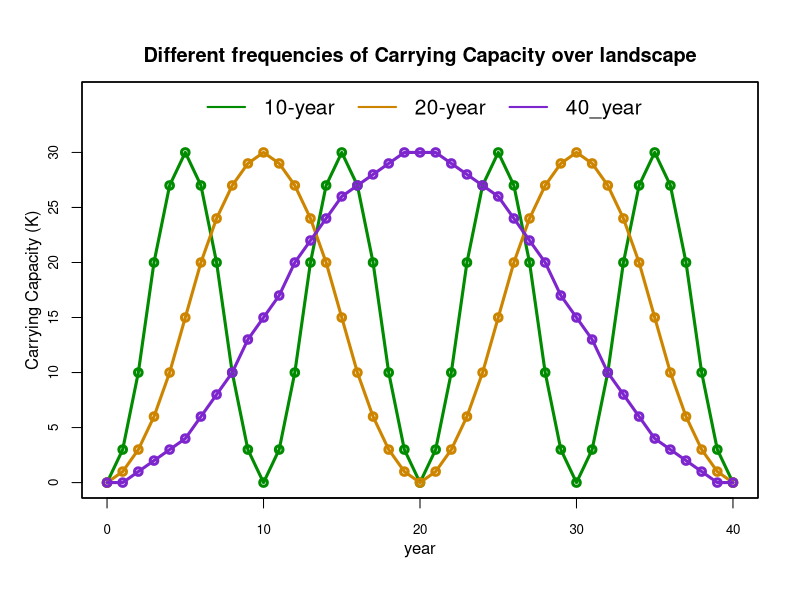

Write the R code that produced this figure.

cycleTime<-10
totalCycle<-4
kMax<-30

#total runtime
runtime<-cycleTime*totalCycle
runtime


#all the time stpes
timeSteps<-c(0:runtime)
timeSteps

#cosine curve in a cycle time  
cosCurve<-cos(2*pi*timeSteps/cycleTime + pi)

#K curve
kCos<- round ((cosCurve+1)/2*kMax)

#
valSteps<- c(0:(totalCycle-1)*cycleTime) + 1
picSteps<- c(0:(totalCycle-1)*cycleTime) + ceiling(cycleTime*1/2)+1

kCos[picSteps]<-kMax
kCos[valSteps]<-0

plot(timeSteps,kCos, type="o",col="green4", lwd=3, ylim=c(0,35),xlab="",ylab="",xaxt="n", yaxt="n")
title("Different frequencies of Carrying Capacity over landscape", line = 1)

cycleTime<-20
totalCycle<-2
kMax<-30

#total runtime
runtime<-cycleTime*totalCycle
runtime


#all the time stpes
timeSteps<-c(0:runtime)
timeSteps

#cosine curve in a cycle time  
cosCurve<-cos(2*pi*timeSteps/cycleTime + pi)

#K curve
kCos<- round ((cosCurve+1)/2*kMax)

#
valSteps<- c(0:(totalCycle-1)*cycleTime) + 1
picSteps<- c(0:(totalCycle-1)*cycleTime) + ceiling(cycleTime*1/2)+1

kCos[picSteps]<-kMax
kCos[valSteps]<-0
par(new=TRUE)
plot(timeSteps,kCos, type="o",col="orange3", lwd=3, ylim=c(0,35),xlab="",ylab="",xaxt="n", yaxt="n")

cycleTime<-40
totalCycle<-1
kMax<-30

#total runtime
runtime<-cycleTime*totalCycle
runtime


#all the time stpes
timeSteps<-c(0:runtime)
timeSteps

#cosine curve in a cycle time  
cosCurve<-cos(2*pi*timeSteps/cycleTime + pi)

#K curve
kCos<- round ((cosCurve+1)/2*kMax)

#
valSteps<- c(0:(totalCycle-1)*cycleTime) + 1
picSteps<- c(0:(totalCycle-1)*cycleTime) + ceiling(cycleTime*1/2)+1

kCos[picSteps]<-kMax
kCos[valSteps]<-0
par(new=TRUE)
plot(timeSteps,kCos, type="o",col="purple3", lwd=3, ylim=c(0,35),xlab="",ylab="",xaxt="n", yaxt="n")

title(xlab="year", ylab="Carrying Capacity (K)", line=2, cex.lab=1)

axis(1,  at=seq(0, 40,by=10),cex.axis=0.8)
axis(2,at=seq(0, 34,by=5),cex.axis=0.8)

legend("top",c("10-year","20-year","40_year"),lty=1,
       lwd=2,bty="n", 
       col=c("green4", "orange3","purple3"),
       ncol=3, cex = 1.25)
